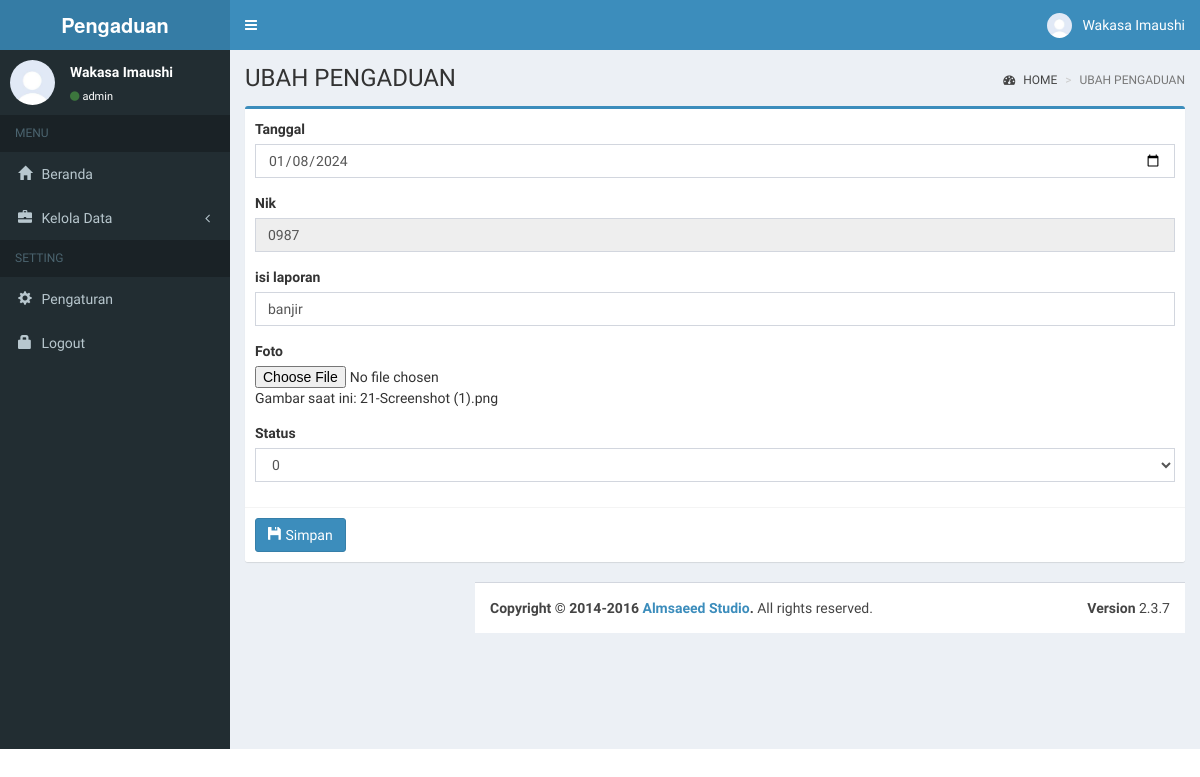
Screenshot of /index.php?page=ubah_pengaduan&id=24 (signed in) with the database file from the repository.
### tables this page shows
CREATE TABLE `pengaduan` (
  `id_pengaduan` int(11) NOT NULL,
  `tgl_pengaduan` date NOT NULL,
  `nik` char(16) NOT NULL,
  `isi_laporan` text NOT NULL,
  `foto` varchar(255) NOT NULL,
  `status` enum('0','proses') DEFAULT NULL
);

### pages/pengaduan/ubah_pengaduan.php (the view, shortened to what this page needs)
<head>
</head>
<?php
$query = mysqli_query($koneksi, "SELECT * FROM pengaduan WHERE id_pengaduan='" . $_GET['id'] . "'") or die(mysqli_error($koneksi));
$row = mysqli_fetch_array($query);
?>
<div class="content-wrapper">
  <section class="content-header">
    <h1>
      UBAH PENGADUAN
    </h1>
    <ol class="breadcrumb">
      <li><a href="index.php"><i class="fa fa-dashboard"></i> HOME</a></li>
      <li class="active">UBAH PENGADUAN</li>
    </ol>
  </section>
  <section class="content">
    <div class="row">
      <div class="col-md-12">
        <div class="box box-primary">
          <form role="form" method="post" action="pages/pengaduan/ubah_pengaduan_proses.php" enctype="multipart/form-data">
            <div class="box-body">
              <?php if ($_SESSION["level"] == 'admin' || $_SESSION["level"] == 'masyarakat') { ?>
              <div class="form-group">
                <label>Tanggal</label>
                <input type="date" name="tgl" class="form-control" value="<?php echo $row['tgl_pengaduan']; ?>">
              </div>
              <div class="form-group">
                <label>Nik</label>
                <input type="text" name="nik" id="nik" class="form-control pencarian" value="<?php echo $row['nik']; ?>" required readonly>
              </div>
              <div class="form-group">
                <label>isi laporan</label>
                <input type="text" name="isi" class="form-control" value="<?php echo $row['isi_laporan']; ?>">
              </div>
              <div class="form-group">
                <label>Foto</label>
                <input type="file" name="gambar">
                <?php if (!empty($row['foto'])) : ?>
                  <p>Gambar saat ini: <?php echo $row['foto']; ?></p>
                <?php endif; ?>
              </div>
              <?php } ?>
              <?php if ($_SESSION["level"] == 'admin' || $_SESSION["level"] == 'petugas') { ?>
              <div class="form-group">
                <label>Status</label>
                <select class="form-control" name="status">
                  <option value="0" <?php if ($row['status'] == '0') echo 'selected'; ?>>0</option>
                </select>
              </div>
              <?php } ?>
            </div>
            <div class="box-footer">
              <button type="submit" class="btn btn-primary" title="Simpan Data"> <i class="glyphicon glyphicon-floppy-disk"></i> Simpan</button>
            </div>
          </form>
        </div>

### rows the page displays
pengaduan: tgl "01/08/2024", nik "0987", isi "banjir", foto "21-Screenshot (1).png"

### other values shown
$_SESSION["nama"] "Wakasa Imaushi"
$_SESSION["level"] "admin"
